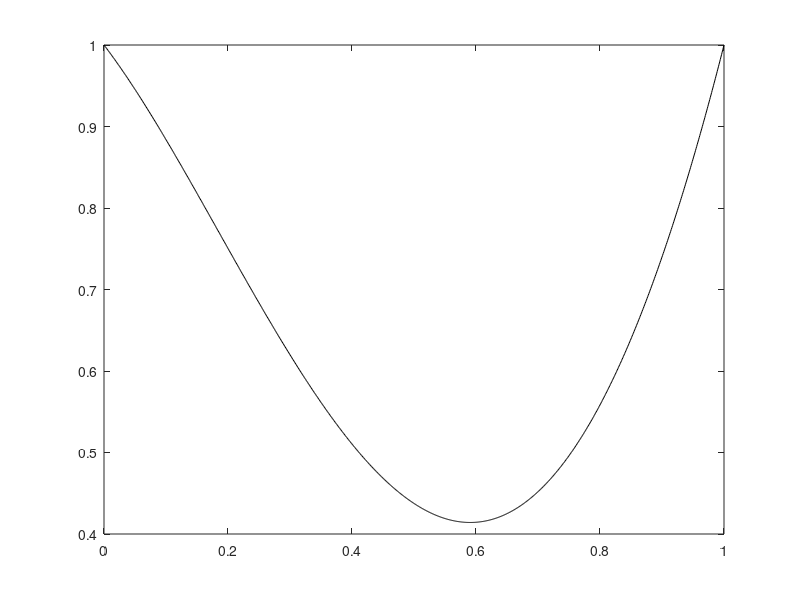

Write MATLAB code to recreate this figure. (Note: this script raises an error after producing the figure.)
clear
clc

alpha=-1;
beta=1;

figure(1)
clf
x=linspace(0,1,1000).';
u=-x.^4+4*x.^3-2*x.^2+alpha*x+beta-alpha-1;
plot(x, u, '-k')
hold on

colors='rgbm';
Nvec=2.^(2:5)-1;
for j=1:length(Nvec)               
    N=Nvec(j);
    h=1/(N+1);
    
    K=sparse(N+1,N+1);
    K=K+sparse(1:N,2:N+1,-1/h,N+1,N+1);
    K=K+K.';
    K=K+sparse(1,1,1/h,N+1,N+1);
    K=K+sparse(2:N+1,2:N+1,2/h,N+1,N+1);
    
    f=zeros(N+1,1);
    f(1)=h*(h^2-4*h+2)-alpha;
    f(2:N+1)=2*h*(h^2+6*((1:N)*h).^2-12*((1:N)*h)+2);
    f(N+1)=f(N+1)+beta/h;
    
    c=K\f;
    
    uN = zeros(size(x));
    for k=1:N+1
        uN = uN + c(k)*hat(x,k-1,N);
    end
    uN = uN + beta*hat(x,N+1,N);
    plot(x, uN, colors(j))
end

title('$u$, $u_3$, $u_7$, $u_{15}$ and $u_{31}$ with $\alpha=-1$ and $\beta=1$','interpreter','latex','FontSize',12)
xlabel('$x$','interpreter','latex','FontSize',12)
legendstr{1}='$u(x)$';
legendstr{2}='$u_3(x)$';
legendstr{3}='$u_7(x)$';
legendstr{4}='$u_{15}(x)$';
legendstr{5}='$u_{31}(x)$';
legend(legendstr,'interpreter','latex','FontSize',12,'location','best')
saveas(figure(1),'hw37e.eps','epsc')
